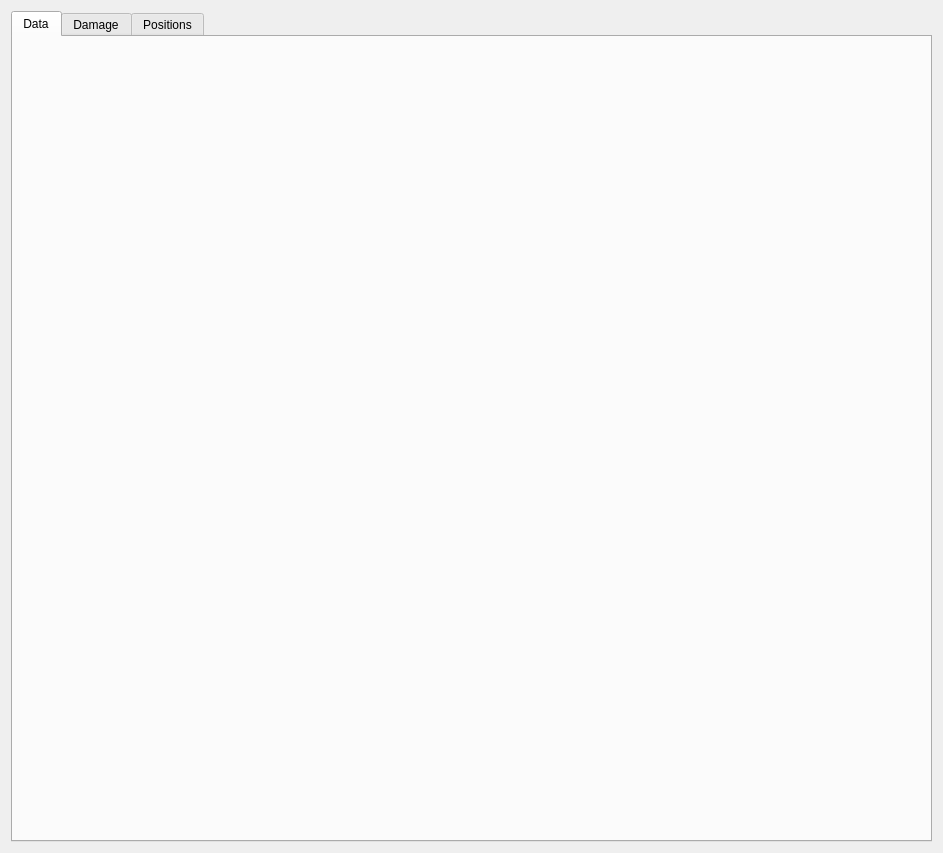
<?xml version="1.0" encoding="UTF-8"?>
<ui version="4.0">
 <class>SessionView</class>
 <widget class="QWidget" name="SessionView">
  <property name="geometry">
   <rect>
    <x>0</x>
    <y>0</y>
    <width>943</width>
    <height>853</height>
   </rect>
  </property>
  <property name="windowTitle">
   <string>Form</string>
  </property>
  <layout class="QVBoxLayout" name="verticalLayout">
   <item>
    <widget class="QTabWidget" name="tabWidget">
     <property name="currentIndex">
      <number>0</number>
     </property>
     <widget class="QWidget" name="tab_data">
      <attribute name="title">
       <string>Data</string>
      </attribute>
     </widget>
     <widget class="QWidget" name="tab_damage_vs_time">
      <attribute name="title">
       <string>Damage</string>
      </attribute>
     </widget>
     <widget class="QWidget" name="tab_xy_positions">
      <attribute name="title">
       <string>Positions</string>
      </attribute>
     </widget>
    </widget>
   </item>
  </layout>
 </widget>
 <resources/>
 <connections/>
</ui>
